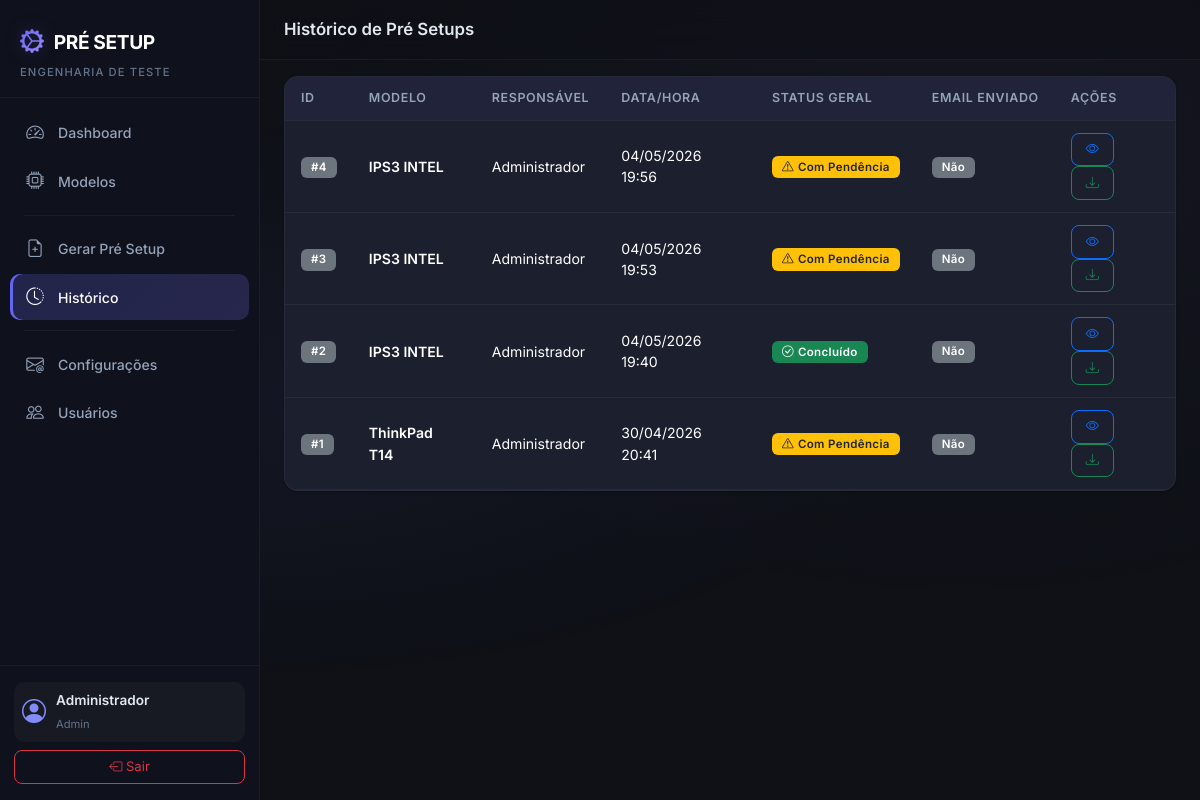
The page /setup/history (signed in) on the database as committed earlier.
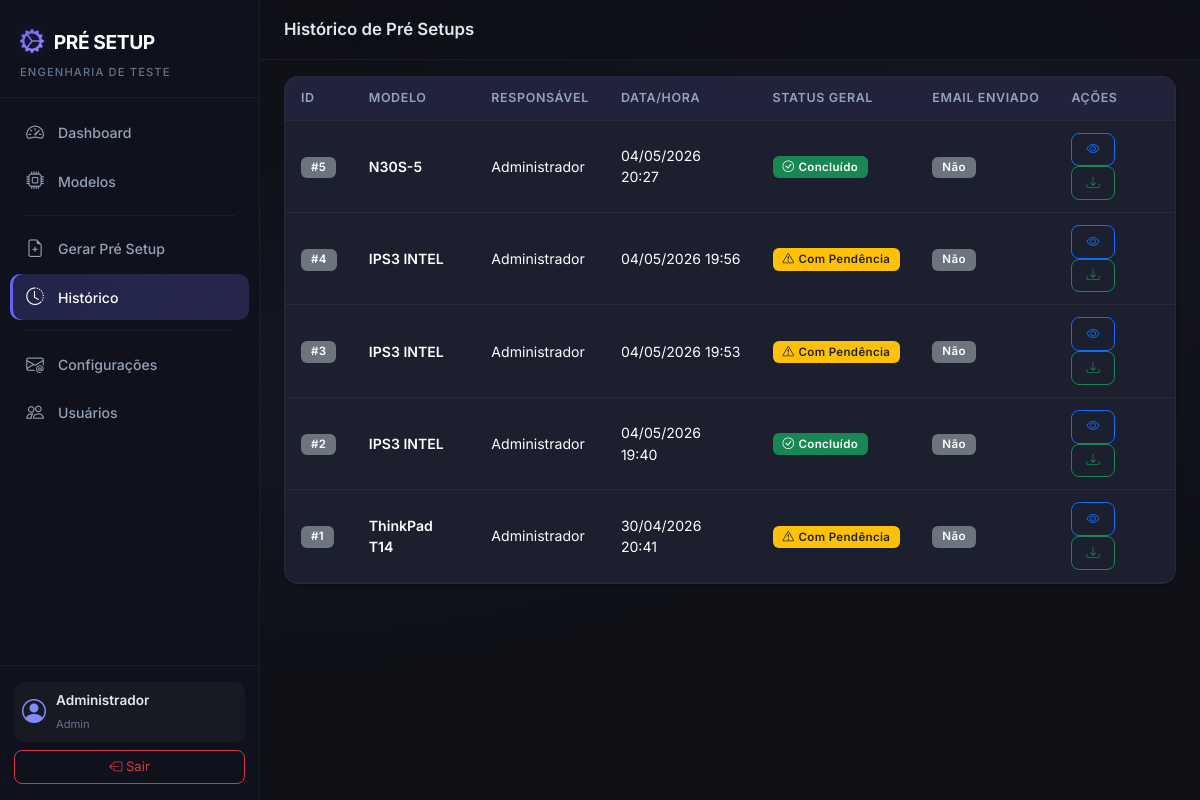
The same page on the database as committed later.
### app/models.py (models this page shows, shortened)
class PreSetup(db.Model):
    __tablename__ = 'pre_setups'
    id = db.Column(db.Integer, primary_key=True)
    product_model_id = db.Column(db.Integer, db.ForeignKey('product_models.id'), nullable=False)
    user_id = db.Column(db.Integer, db.ForeignKey('users.id'), nullable=False)
    num_bays = db.Column(db.Integer, nullable=False, default=1)
    station = db.Column(db.String(50), nullable=False)  # FCT, SHELL, IO
    generated_at = db.Column(db.DateTime, default=datetime.utcnow)
    overall_status = db.Column(db.String(50), nullable=False)  # CONCLUÍDO, COM PENDÊNCIA
    pdf_filename = db.Column(db.String(300), nullable=True)
    email_sent = db.Column(db.Boolean, default=False)
    email_sent_at = db.Column(db.DateTime, nullable=True)
    setup_items = db.relationship('PreSetupItem', backref='pre_setup', lazy='dynamic',
                                  cascade='all, delete-orphan')

class ProductModel(db.Model):
    __tablename__ = 'product_models'
    id = db.Column(db.Integer, primary_key=True)
    name = db.Column(db.String(150), unique=True, nullable=False)
    product_type = db.Column(db.String(50), nullable=False)  # Notebook, Desktop, Tiny
    station = db.Column(db.String(50), nullable=True)  # FCT, SHELL, IO
    is_active = db.Column(db.Boolean, default=True)
    created_at = db.Column(db.DateTime, default=datetime.utcnow)
    template_items = db.relationship('TemplateItem', backref='product_model', lazy='dynamic',
                                     cascade='all, delete-orphan')
    items = db.relationship('Item', backref='product_model', lazy='dynamic',
                            cascade='all, delete-orphan')
    setups = db.relationship('PreSetup', backref='product_model', lazy='dynamic')

class User(UserMixin, db.Model):
    __tablename__ = 'users'
    id = db.Column(db.Integer, primary_key=True)
    name = db.Column(db.String(150), nullable=False)
    email = db.Column(db.String(150), unique=True, nullable=False)
    password_hash = db.Column(db.String(256), nullable=False)
    profile = db.Column(db.String(50), nullable=False, default='Engenharia')  # Admin, Engenharia
    is_active_user = db.Column(db.Boolean, default=True)
    created_at = db.Column(db.DateTime, default=datetime.utcnow)
    setups = db.relationship('PreSetup', backref='user', lazy='dynamic')
    @property
    def is_active(self):
        return self.is_active_user

### app/setup_requests/routes.py (the view)
@setup_bp.route('/history')
@login_required
def history():
    setups = PreSetup.query.order_by(PreSetup.generated_at.desc()).all()
    return render_template('setup/history.html', setups=setups)

### app/models.py (called while the page is built)
@login_manager.user_loader
def load_user(user_id):
    return User.query.get(int(user_id))

### app/templates/setup/history.html (shortened to what this page needs)
{% extends "base.html" %}
{% block page_title %}Histórico de Pré Setups{% endblock %}
{% block content %}
<div class="card card-custom">
    <div class="card-body p-0">
        {% if setups %}
        <div class="table-responsive">
            <table class="table table-custom mb-0">
                <thead>
                    <tr>
                        <th>ID</th>
                        <th>Modelo</th>
                        <th>Responsável</th>
                        <th>Data/Hora</th>
                        <th>Status Geral</th>
                        <th>Email Enviado</th>
                        <th>Ações</th>
                    </tr>
                </thead>
                <tbody>
                    {% for setup in setups %}
                    <tr>
                        <td><span class="badge bg-secondary">#{{ setup.id }}</span></td>
                        <td class="fw-semibold">{{ setup.product_model.name }}</td>
                        <td>{{ setup.user.name }}</td>
                        <td>{{ setup.generated_at.strftime('%d/%m/%Y %H:%M') }}</td>
                        <td>
                            {% if setup.overall_status == 'CONCLUÍDO' %}
                                <span class="badge bg-success"><i class="bi bi-check-circle me-1"></i>Concluído</span>
                            {% else %}
                                <span class="badge bg-warning text-dark"><i class="bi bi-exclamation-triangle me-1"></i>Com Pendência</span>
                            {% endif %}
                        </td>
                        <td>
                            {% if setup.email_sent %}
                                <span class="badge bg-info"><i class="bi bi-check me-1"></i>Sim</span>
                            {% else %}
                                <span class="badge bg-secondary">Não</span>
                            {% endif %}
                        </td>
                        <td>
                            <a href="{{ url_for('setup_requests.detail', setup_id=setup.id) }}" class="btn btn-sm btn-outline-primary" title="Ver detalhes">
                                <i class="bi bi-eye"></i>
                            </a>
                            {% if setup.pdf_filename %}
                            <a href="{{ url_for('setup_requests.download_pdf', setup_id=setup.id) }}" class="btn btn-sm btn-outline-success" title="Baixar PDF">
                                <i class="bi bi-download"></i>
                            </a>
                            {% endif %}
                        </td>
                    </tr>
                    {% endfor %}
                </tbody>
            </table>
        </div>
        {% endif %}
    </div>
</div>
{% endblock %}

Rows that differ between the two databases and show on the page:
added PreSetup: id "5", product_model.name "N30S-5", user.name "Administrador", generated_at "04/05/2026 20:27", overall_status "CONCLUÍDO" (drawn), email_sent "Não"
